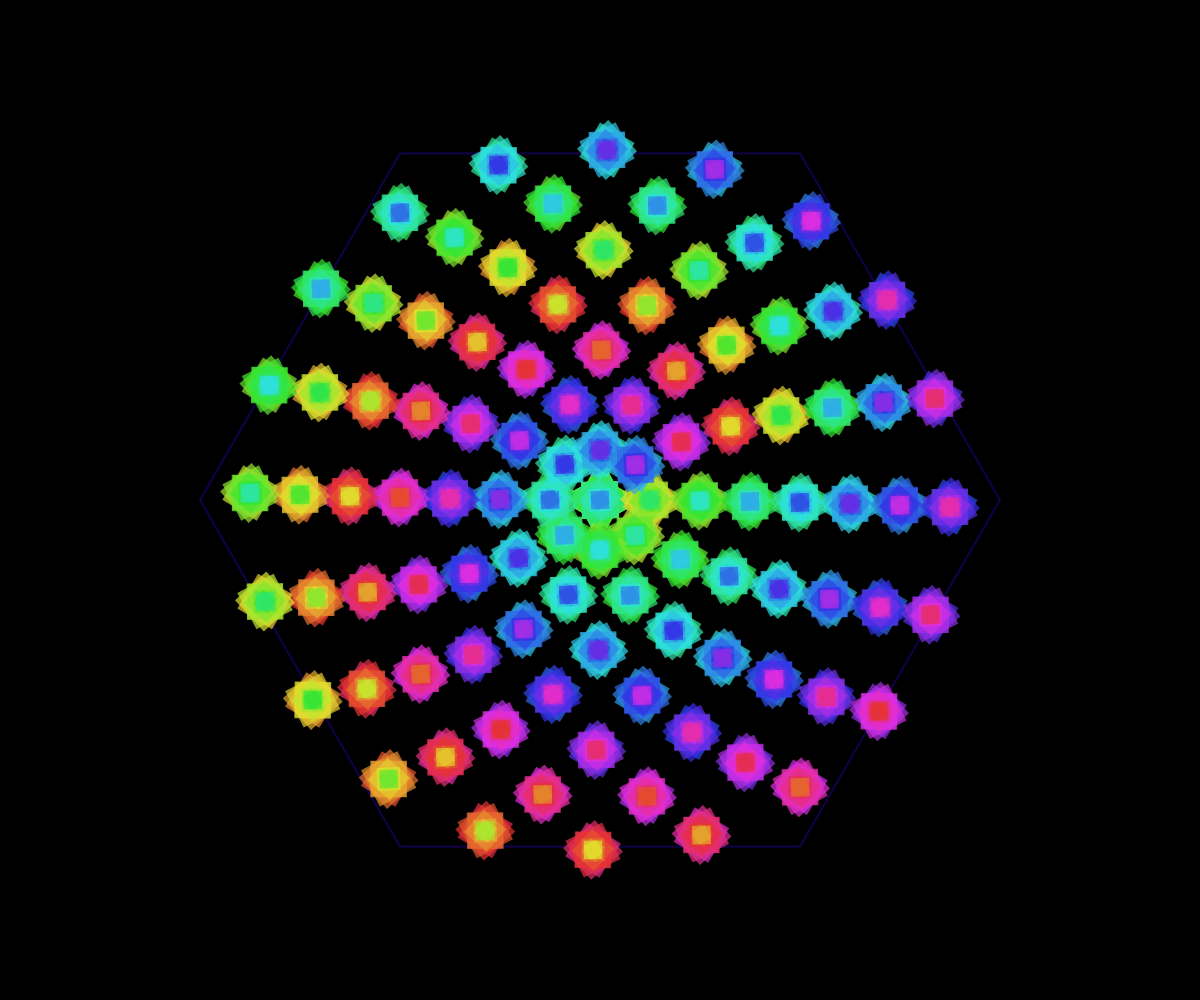
Frame 1 (no input)
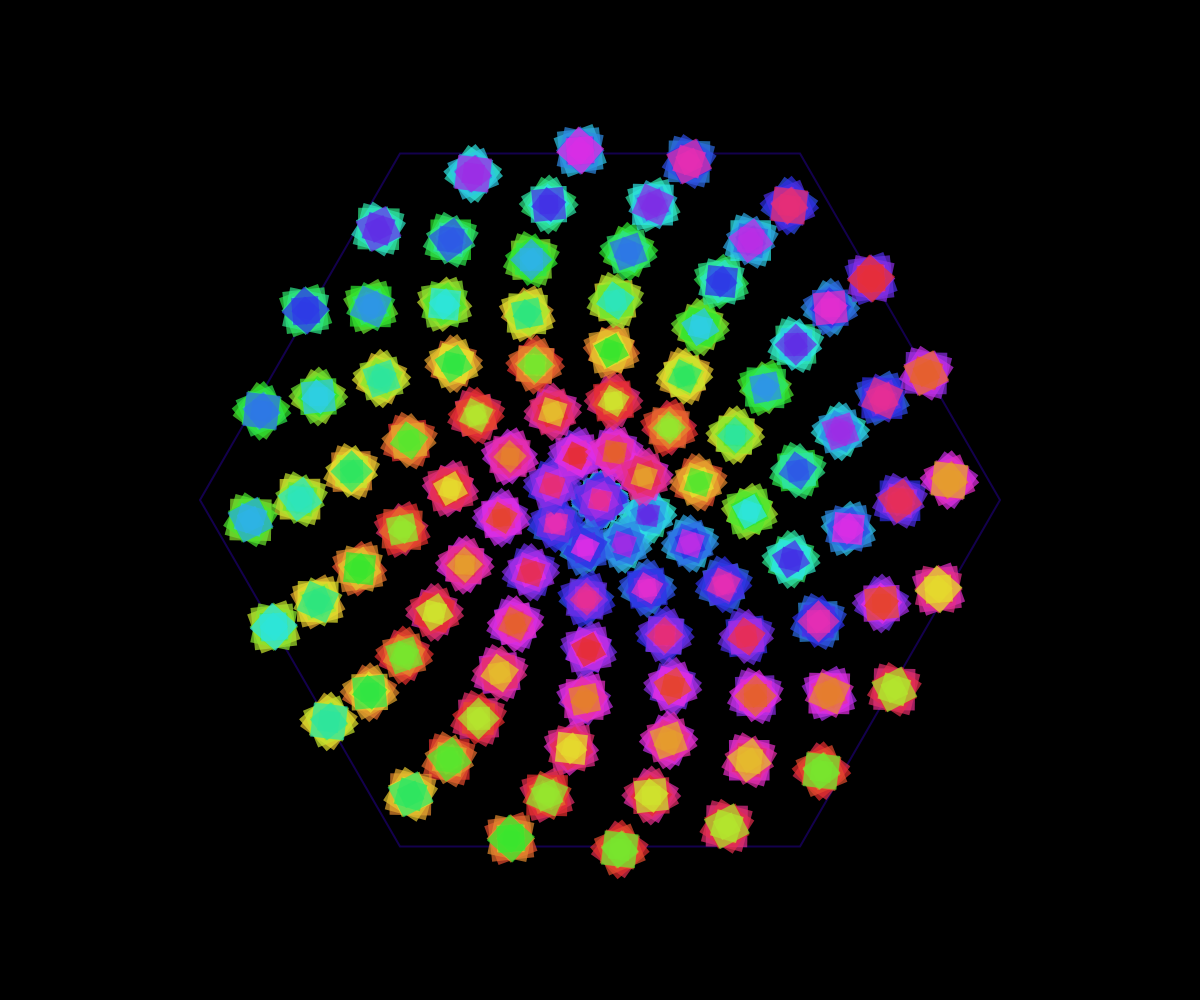
Frame 60 (no input)
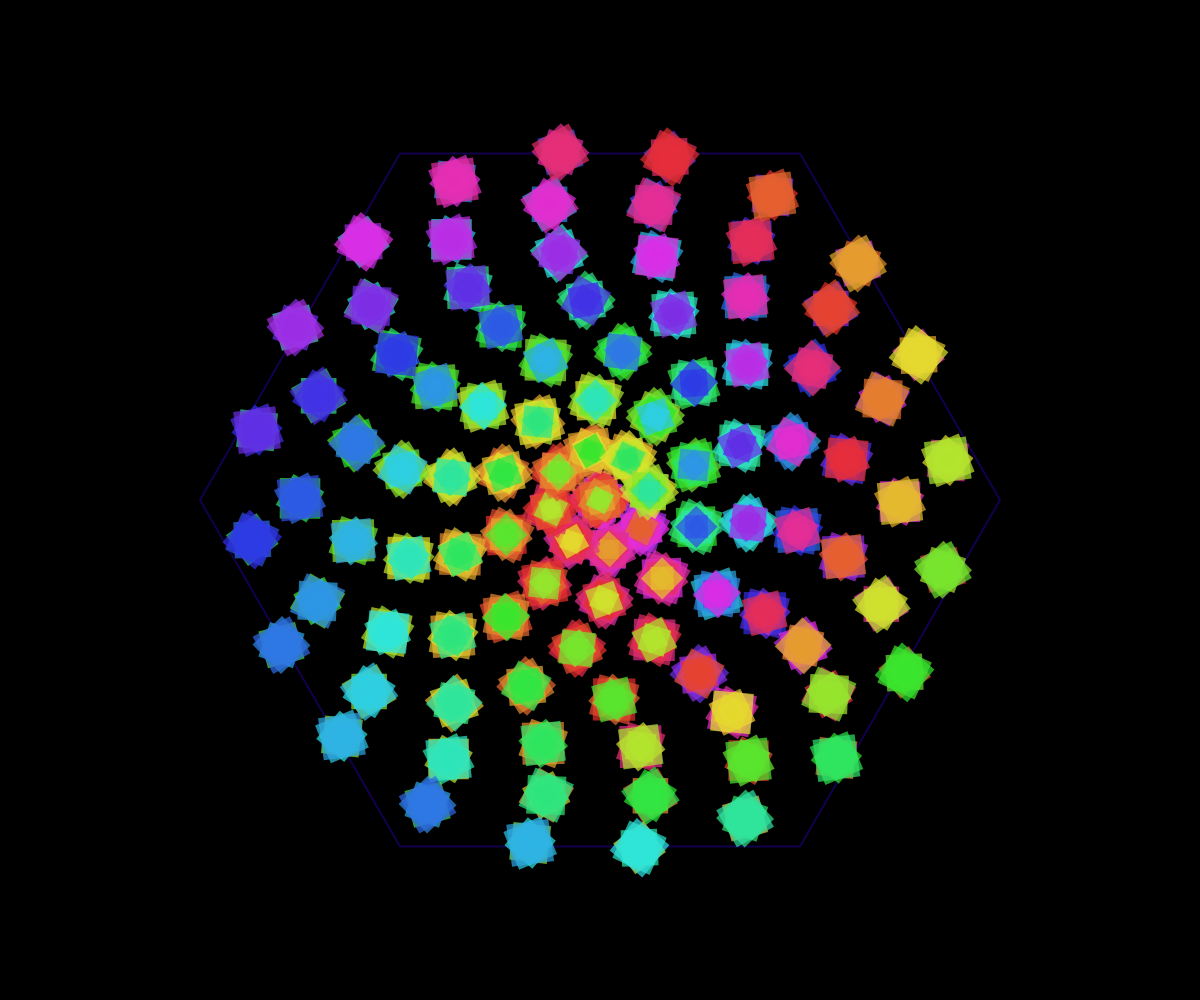
Frame 120 (the mouse pressed at the canvas centre since frame 60)

The p5.js sketch that drew these frames (run headless with seeded random() and noise() and a simulated clock; from frame 60 on, the mouse is pressed at the canvas centre):

// p5.js sketch
// ── sketch.js
let time = 0;
let hexRadius;

function setup() {
  createCanvas(windowWidth, windowHeight);
  hexRadius = min(width, height) * 0.4;
  colorMode(HSB, 360, 100, 100, 1);
  noStroke();
}

function draw() {
  background(0, 0, 0, 1);
  
  // Center of the canvas
  const cx = width / 2;
  const cy = height / 2;
  
  // Update time for animation
  time += 0.005;
  
  // Draw hexagonal boundary
  push();
  translate(cx, cy);
  stroke(255, 100, 100, 0.3);
  strokeWeight(2);
  noFill();
  beginShape();
  for (let i = 0; i < 6; i++) {
    const angle = TWO_PI * i / 6;
    const x = hexRadius * cos(angle);
    const y = hexRadius * sin(angle);
    vertex(x, y);
  }
  endShape(CLOSE);
  pop();
  
  // Draw kaleidoscopic pattern
  push();
  translate(cx, cy);
  
  const layers = 8;
  for (let layer = 0; layer < layers; layer++) {
    const layerTime = time * (layer + 1) * 0.5;
    const layerRadius = hexRadius * (layer / layers);
    
    // Draw multiple rotating patterns
    const numPatterns = 6 + floor(layer * 2);
    for (let i = 0; i < numPatterns; i++) {
      const angle = TWO_PI * i / numPatterns + layerTime;
      const x = layerRadius * cos(angle);
      const y = layerRadius * sin(angle);
      
      push();
      translate(x, y);
      rotate(layerTime * (i % 3 + 1) * 0.5);
      
      // Draw flowing shapes
      const numSegments = 12;
      for (let j = 0; j < numSegments; j++) {
        const segAngle = TWO_PI * j / numSegments;
        const segRadius = 20 + sin(layerTime + j * 0.5) * 10;
        
        const hue = (frameCount * 2 + layer * 30 + i * 20 + j * 10) % 360;
        fill(hue, 80, 90, 0.7);
        
        beginShape();
        for (let k = 0; k < 5; k++) {
          const pointAngle = segAngle + TWO_PI * k / 4 + sin(layerTime * 2 + j) * 0.3;
          const px = segRadius * cos(pointAngle);
          const py = segRadius * sin(pointAngle);
          vertex(px, py);
        }
        endShape(CLOSE);
      }
      
      pop();
    }
  }
  
  pop();
}

function windowResized() {
  resizeCanvas(windowWidth, windowHeight);
}
